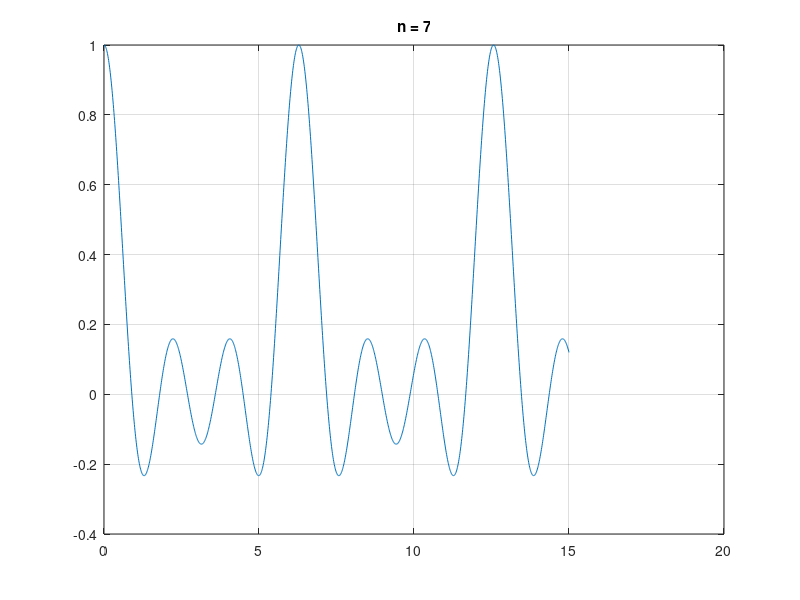
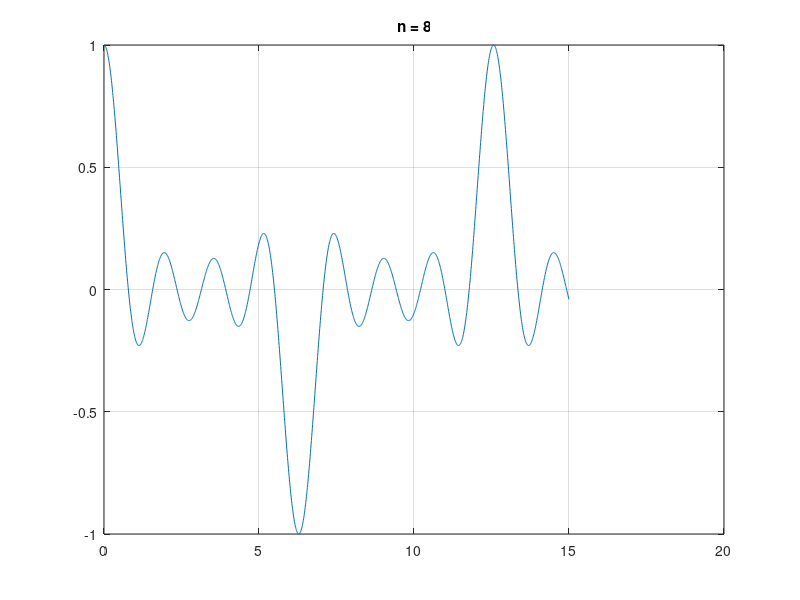

Here is the MATLAB script that generated these plots, in order: (Note: this script raises an error after producing the figures.)
close all
clc
Fs = 100;
x = 0:1/Fs:15;
g1 = figure();
plot(x, diric(x,7));
grid on
title('n = 7');
g2 = figure();
plot(x, diric(x,8));
grid on
title('n = 8');

s1 = figure();
spectrum(diric(x,7)',Fs);
xlim([0,2])
ylim([0,210])
s2 = figure();
spectrum(diric(x,8)',Fs);
xlim([0,2])
ylim([0,200])

saveas(g1,'../fig/graph10_1','png');
saveas(g2,'../fig/graph10_2','png');
saveas(s1,'../fig/spec10_1','png');
saveas(s1,'../fig/spec10_2','png');